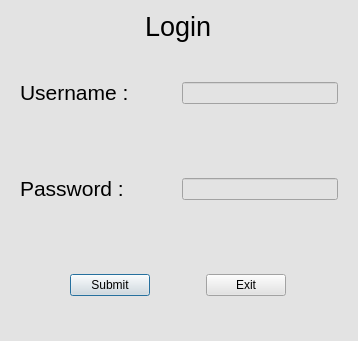
<?xml version="1.0" encoding="UTF-8"?>
<ui version="4.0">
 <class>Dialog</class>
 <widget class="QDialog" name="Dialog">
  <property name="geometry">
   <rect>
    <x>0</x>
    <y>0</y>
    <width>358</width>
    <height>341</height>
   </rect>
  </property>
  <property name="windowTitle">
   <string>Dialog</string>
  </property>
  <property name="styleSheet">
   <string notr="true">background-color: rgb(194, 194, 194);
background-color: rgb(227, 227, 227);</string>
  </property>
  <layout class="QVBoxLayout" name="verticalLayout_2">
   <item>
    <layout class="QVBoxLayout" name="verticalLayout">
     <item alignment="Qt::AlignHCenter">
      <widget class="QLabel" name="label">
       <property name="sizePolicy">
        <sizepolicy hsizetype="Preferred" vsizetype="Fixed">
         <horstretch>0</horstretch>
         <verstretch>0</verstretch>
        </sizepolicy>
       </property>
       <property name="text">
        <string>&lt;html&gt;&lt;head/&gt;&lt;body&gt;&lt;p&gt;&lt;span style=&quot; font-size:20pt;&quot;&gt;Login&lt;/span&gt;&lt;/p&gt;&lt;/body&gt;&lt;/html&gt;</string>
       </property>
      </widget>
     </item>
     <item>
      <widget class="QWidget" name="widget_2" native="true">
       <layout class="QHBoxLayout" name="horizontalLayout_2">
        <item>
         <widget class="QLabel" name="label_3">
          <property name="text">
           <string>&lt;html&gt;&lt;head/&gt;&lt;body&gt;&lt;p&gt;&lt;span style=&quot; font-size:16pt;&quot;&gt;Username :&lt;/span&gt;&lt;/p&gt;&lt;/body&gt;&lt;/html&gt;</string>
          </property>
         </widget>
        </item>
        <item>
         <widget class="QLineEdit" name="lineEdit_2">
          <property name="sizePolicy">
           <sizepolicy hsizetype="Preferred" vsizetype="Fixed">
            <horstretch>0</horstretch>
            <verstretch>0</verstretch>
           </sizepolicy>
          </property>
         </widget>
        </item>
       </layout>
      </widget>
     </item>
     <item>
      <widget class="QWidget" name="widget" native="true">
       <layout class="QHBoxLayout" name="horizontalLayout">
        <item>
         <widget class="QLabel" name="label_2">
          <property name="text">
           <string>&lt;html&gt;&lt;head/&gt;&lt;body&gt;&lt;p&gt;&lt;span style=&quot; font-size:16pt;&quot;&gt;Password   :&lt;/span&gt;&lt;/p&gt;&lt;/body&gt;&lt;/html&gt;</string>
          </property>
         </widget>
        </item>
        <item>
         <widget class="QLineEdit" name="lineEdit">
          <property name="sizePolicy">
           <sizepolicy hsizetype="Preferred" vsizetype="Fixed">
            <horstretch>0</horstretch>
            <verstretch>0</verstretch>
           </sizepolicy>
          </property>
         </widget>
        </item>
       </layout>
      </widget>
     </item>
     <item>
      <widget class="QWidget" name="widget_3" native="true">
       <layout class="QHBoxLayout" name="horizontalLayout_3">
        <item>
         <widget class="QPushButton" name="pushButton">
          <property name="sizePolicy">
           <sizepolicy hsizetype="Fixed" vsizetype="Fixed">
            <horstretch>0</horstretch>
            <verstretch>0</verstretch>
           </sizepolicy>
          </property>
          <property name="text">
           <string>Submit</string>
          </property>
         </widget>
        </item>
        <item>
         <widget class="QPushButton" name="pushButton_2">
          <property name="sizePolicy">
           <sizepolicy hsizetype="Fixed" vsizetype="Fixed">
            <horstretch>0</horstretch>
            <verstretch>0</verstretch>
           </sizepolicy>
          </property>
          <property name="text">
           <string>Exit</string>
          </property>
         </widget>
        </item>
       </layout>
      </widget>
     </item>
    </layout>
   </item>
  </layout>
 </widget>
 <resources/>
 <connections/>
</ui>
